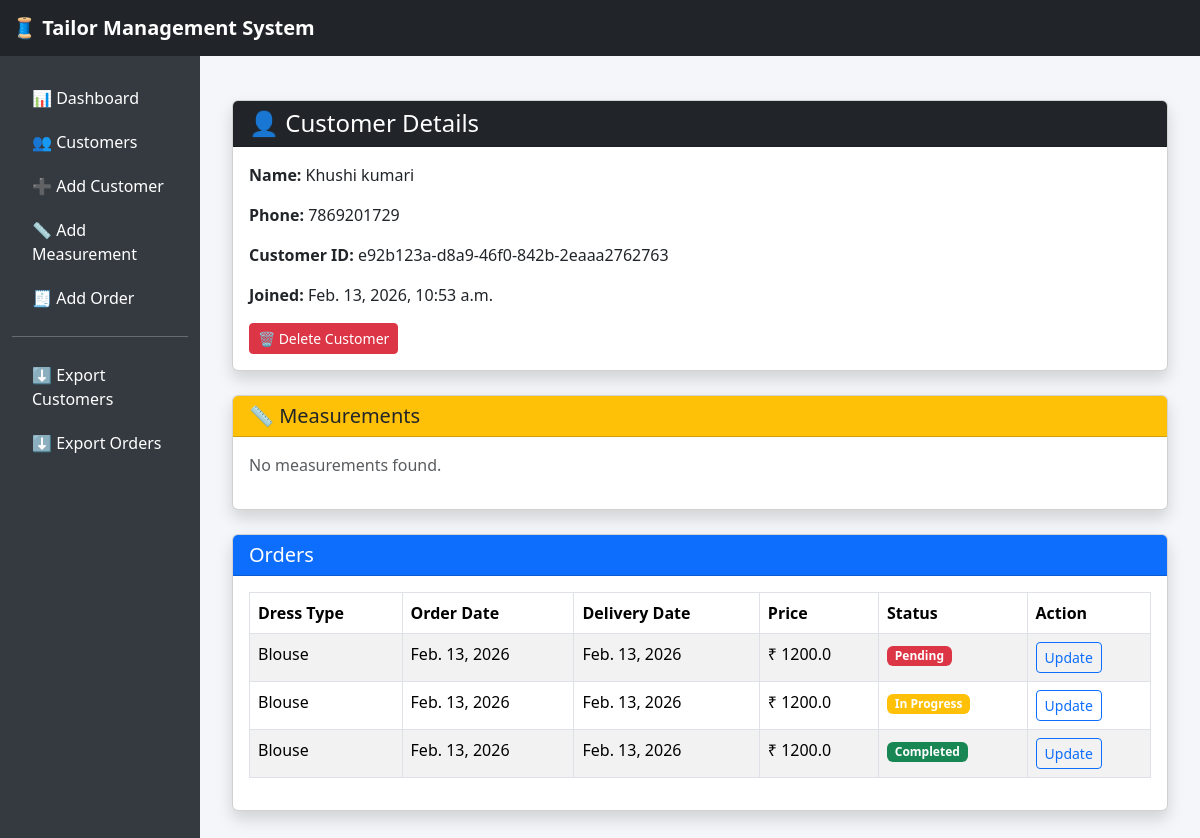
Screenshot of /customers/4/ with the database file from the repository.
### Tailor/models.py (models this page shows, shortened)
class Customer(models.Model):
    customer_id = models.UUIDField(default=uuid.uuid4, editable=False, unique=True)
    name = models.CharField(max_length=100)
    phone = models.CharField(max_length=15)
    created_at = models.DateTimeField(auto_now_add=True)

class Order(models.Model):
    STATUS = [
        ('Pending', 'Pending'),
        ('In Progress', 'In Progress'),
        ('Completed', 'Completed'),
    ]
    customer = models.ForeignKey(Customer, on_delete=models.CASCADE, related_name="orders")
    dress_type = models.CharField(max_length=50)
    coming_date = models.DateField(auto_now_add=True)  # 🔥 Auto order date
    delivery_date = models.DateField()
    price = models.FloatField()
    status = models.CharField(max_length=20, choices=STATUS, default='Pending')

### Tailor/views.py (the view)
# urls.py: path('customers/<int:pk>/', views.customer_detail, name='customer_detail'),
def customer_detail(request, pk):
    customer = get_object_or_404(Customer, pk=pk)
    context = {
        "customer": customer,
        "measurements":customer.measurements.all(),
        "orders": customer.orders.all(),
    }
    return render(request, "Tailor/customer_detail.html", context)

### Tailor/templates/Tailor/customer_detail.html
{% extends "tailor/base.html" %}
{% block content %}
<div class="container mt-4">
    <div class="card shadow mb-4">
        <div class="card-header bg-dark text-white">
            <h4 class="mb-0">👤 Customer Details</h4>
        </div>
        <div class="card-body">
            <p><strong>Name:</strong> {{ customer.name }}</p>
            <p><strong>Phone:</strong> {{ customer.phone }}</p>
            <p><strong>Customer ID:</strong> {{ customer.customer_id }}</p>
            <p><strong>Joined:</strong> {{ customer.created_at }}</p>
            <a href="{% url 'delete_customer' customer.id %}"
               class="btn btn-danger btn-sm">
                🗑 Delete Customer
            </a>
        </div>
    </div>
    <div class="card shadow mb-4">
        <div class="card-header bg-warning">
            <h5 class="mb-0">📏 Measurements</h5>
        </div>
        <div class="card-body">
            {% if measurements %}
                <table class="table table-bordered table-striped">
                    <thead>
                        <tr>
                            <th>Dress Type</th>
                            <th>Measurements</th>
                            <th>Created At</th>
                        </tr>
                    </thead>
                    <tbody>
                        {% for m in measurements %}
                        <tr>
                            <td>{{ m.dress_type }}</td>
                            <td>
                                <pre class="mb-0">{{ m.measurements }}</pre>
                            </td>
                            <td>{{ m.created_at }}</td>
                        </tr>
                        {% endfor %}
                    </tbody>
                </table>
            {% else %}
                <p class="text-muted">No measurements found.</p>
            {% endif %}
        </div>
    </div>
    <div class="card shadow mt-4">
        <div class="card-header bg-primary text-white">
            <h5 class="mb-0">Orders</h5>
        </div>
        <div class="card-body">
            {% if orders %}
                <table class="table table-bordered table-striped">
                    <thead>
                        <tr>
                            <th>Dress Type</th>
                            <th>Order Date</th>
                            <th>Delivery Date</th>
                            <th>Price</th>
                            <th>Status</th>
                            <th>Action</th>
                        </tr>
                    </thead>
                    <tbody>
                        {% for order in orders %}
                        <tr>
                            <td>{{ order.dress_type }}</td>
                            <td>{{ order.coming_date }}</td>
                            <td>{{ order.delivery_date }}</td>
                            <td>₹ {{ order.price }}</td>
                            <td>
                                <span class="badge
                                    {% if order.status == 'Completed' %} bg-success
                                    {% elif order.status == 'In Progress' %} bg-warning
                                    {% elif order.status == 'Pending' %} bg-danger
                                    {% else %} bg-info
                                    {% endif %}">
                                    {{ order.status }}
                                </span>
                            </td>
                            <td>
                                <a href="{% url 'update_order' order.id %}"
                                class="btn btn-sm btn-outline-primary">
                                    Update
                                </a>
                            </td>
                        </tr>
                        {% endfor %}
                    </tbody>
                </table>
                {% else %}
            <p class="text-muted">No orders found.</p>
            {% endif %}
        </div>
    </div>
{% endblock %}

### Tailor/templates/Tailor/base.html (style rules this page uses)
body { background-color: #f4f6f9; }

### rows the page displays
Customer: name "Khushi kumari", phone "7869201729", customer_id "e92b123a-d8a9-46f0-842b-2eaaa2762763", created_at "Feb. 13, 2026, 10:53 a.m."
Order: dress_type "Blouse", coming_date "Feb. 13, 2026", delivery_date "Feb. 13, 2026", price "1200.0", status "Pending"
Order: dress_type "Blouse", coming_date "Feb. 13, 2026", delivery_date "Feb. 13, 2026", price "1200.0", status "In Progress"
Order: dress_type "Blouse", coming_date "Feb. 13, 2026", delivery_date "Feb. 13, 2026", price "1200.0", status "Completed"
